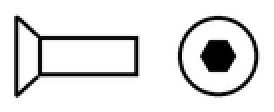
#> input picture images/standards/din_7991.png, 137 x 56 px (shown 2 times larger)
$ python trace_debug.py images/standards/din_7991.png
#> lines starting #> are read from the running program, lines starting #| are printed output that depends on the picture; after the words box and inside, x2 and y2 are one past the last pixel; in counts of white or black regions, pixels touching at a corner belong together
#> in main, img is the input picture: PIL image 137x56 RGB; min 0, max 255, mean 226.6
#| Image: din_7991.png  137×56  mode=RGB
#!/usr/bin/env python3
"""
Standalone reproduction of the contribute-page image trace pipeline.

Applies the same threshold logic as image-trace.js and saves the
thresholded images so you can see exactly what the tracer is working with.

Usage:
    pip install Pillow
    python trace_debug.py <image.png> [threshold ...]

Example — sweep common thresholds:
    python trace_debug.py ferrule.png 41 80 100 128 160 200 245
"""

import sys
from pathlib import Path

try:
    from PIL import Image, ImageDraw
except ImportError:
    sys.exit("Install Pillow first:  pip install Pillow")


def threshold_image(img: Image.Image, threshold: int, white_fill: bool = True) -> Image.Image:
    """
    Mirrors the browser canvas logic in image-trace.js.

    white_fill=True  → transparent pixels treated as white (post-fix behaviour)
    white_fill=False → transparent pixels treated as black (pre-fix behaviour)
    """
    rgba = img.convert("RGBA")
    w, h = rgba.size
    out = Image.new("RGB", (w, h), (255, 255, 255))
    out_px = out.load()
    in_px  = rgba.load()

    black = white = 0
    for y in range(h):
        for x in range(w):
            r, g, b, a = in_px[x, y]

            if white_fill and a < 128:
                # transparent → white (post canvas-fill fix)
                gray = 255
            else:
                # JS formula: 0.299*R + 0.587*G + 0.114*B
                # (alpha is ignored; transparent canvas pixels have R=G=B=0)
                gray = 0.299 * r + 0.587 * g + 0.114 * b

            v = 0 if gray < threshold else 255
            out_px[x, y] = (v, v, v)
            if v == 0:
                black += 1
            else:
                white += 1

    total = w * h
    return out, black, white, total


def pixel_histogram(img: Image.Image, bins: int = 16) -> str:
    """Simple ASCII brightness histogram."""
#> called with bins = 16
    gray = img.convert("L")
    counts = [0] * bins
    for px in gray.getdata():
        counts[min(px * bins // 256, bins - 1)] += 1
#> after the loop, counts = [562, 62, 22, 26, 132, 15, 20, 10, 18, 16, 15, 25, 136, 17, 77, 6519]
    total = sum(counts)
#> total = 7672
    lines = []
    for i, c in enumerate(counts):
        lo = i * 256 // bins
        hi = (i + 1) * 256 // bins - 1
        bar = "█" * int(40 * c / max(counts))
        lines.append(f"  {lo:3d}-{hi:3d}: {bar} {100*c/total:5.1f}%")
#> this loop made 16 passes
#> (c, lo, hi, bar) on passes 1 to 12: (562, 0, 15, '███'), (62, 16, 31, ''), (22, 32, 47, ''), (26, 48, 63, ''), (132, 64, 79, ''), (15, 80, 95, ''), (20, 96, 111, ''), (10, 112, 127, ''), (18, 128, 143, ''), (16, 144, 159, ''), (15, 160, 175, ''), (25, 176, 191, '')
#> after the loop, lines = 16 items, first 6: '    0- 15: ███   7.3%', '   16- 31:    0.8%', '   32- 47:    0.3%', '   48- 63:    0.3%', '   64- 79:    1.7%', '   80- 95:    0.2%'
    return "\n".join(lines)


def main():
    if len(sys.argv) < 2:
        sys.exit(__doc__)

    img_path = Path(sys.argv[1])
    if not img_path.exists():
        sys.exit(f"File not found: {img_path}")

    thresholds = [int(t) for t in sys.argv[2:]] if len(sys.argv) > 2 else [41, 80, 100, 128, 160, 200, 245]

    img = Image.open(img_path)
    print(f"\nImage: {img_path.name}  {img.size[0]}×{img.size[1]}  mode={img.mode}")
    print("\nBrightness histogram of original (L channel):")
    print(pixel_histogram(img))
#> (printed output is left out)

    out_dir = img_path.parent / (img_path.stem + "_debug")
    out_dir.mkdir(exist_ok=True)

    print(f"\nThresholded images → {out_dir}/\n")
    print(f"{'Threshold':>9}  {'Black%':>6}  {'White%':>6}  {'Verdict'}")
    print("-" * 50)

    for t in thresholds:
        thresh_img, black, white, total = threshold_image(img, t, white_fill=True)
        black_pct = 100 * black / total
        white_pct = 100 * white / total

        if black_pct < 1:
            verdict = "⚠ almost nothing traced"
        elif black_pct > 80:
            verdict = "⚠ mostly black — silhouette likely"
        elif black_pct > 50:
            verdict = "⚠ a lot of black — details may merge"
        else:
            verdict = "✓ looks reasonable"

        print(f"{t:>9}  {black_pct:>5.1f}%  {white_pct:>5.1f}%  {verdict}")

        out_path = out_dir / f"thresh_{t:03d}.png"
        thresh_img.save(out_path)
#> this loop made 7 passes
#> (black, white, black_pct, white_pct) on passes 1 to 7: (637, 7035, 8.3, 91.7), (804, 6868, 10.48, 89.52), (822, 6850, 10.71, 89.29), (851, 6821, 11.09, 88.91), (883, 6789, 11.51, 88.49), (1035, 6637, 13.49, 86.51), (1288, 6384, 16.79, 83.21)
#|        41    8.3%   91.7%  ✓ looks reasonable
#|        80   10.5%   89.5%  ✓ looks reasonable
#|       100   10.7%   89.3%  ✓ looks reasonable
#|       128   11.1%   88.9%  ✓ looks reasonable
#|       160   11.5%   88.5%  ✓ looks reasonable
#|       200   13.5%   86.5%  ✓ looks reasonable
#|       245   16.8%   83.2%  ✓ looks reasonable
#> pass 1, in main, `thresh_img, black, white, total = threshold_image(img, t, white_fill=T..`:
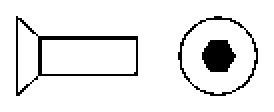
#> thresh_img: PIL image 137x56 RGB (shown 2 times larger); 91.7% white; 3 black regions, box (x1, y1, x2, y2) and area: (8, 8, 69, 48) 275, (101, 20, 118, 36) 208, (89, 8, 129, 48) 154
#> pass 2, in main, `thresh_img, black, white, total = threshold_image(img, t, white_fill=T..`:
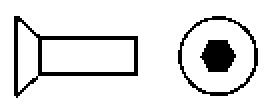
#> thresh_img: PIL image 137x56 RGB (shown 2 times larger); 89.5% white; 3 black regions, box (x1, y1, x2, y2) and area: (7, 8, 69, 49) 388, (100, 20, 118, 36) 214, (89, 8, 129, 48) 202
#> after the loop:
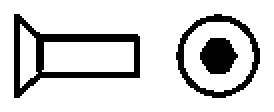
#> thresh_img: PIL image 137x56 RGB (shown 2 times larger); 83.2% white; 3 black regions, box (x1, y1, x2, y2) and area: (7, 7, 70, 49) 661, (88, 7, 130, 49) 373, (100, 19, 119, 37) 254

    print(f"\nOpen the images in {out_dir}/ and find the threshold where")
    print("the outlines are crisp black on white WITHOUT the interior areas filling in.")


if __name__ == "__main__":
    main()

$ run again, on images/standards/iso_7089.png
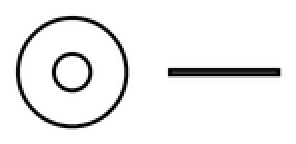
#> input picture images/standards/iso_7089.png, 148 x 72 px (shown 2 times larger)
#> in main, img is the input picture: PIL image 148x72 RGB; min 0, max 255, mean 238.8
#| Image: iso_7089.png  148×72  mode=RGB
#> after the loop in pixel_histogram, `for px in gray.getdata():`: counts = [350, 100, 47, 68, 41, 19, 31, 9, 26, 26, 15, 36, 103, 29, 118, 9638]
#> in pixel_histogram, `total = sum(counts)`: total = 10656
#> the loop in pixel_histogram, `for i, c in enumerate(counts):` made 16 passes
#> (c, lo, hi, bar) on passes 1 to 8: (350, 0, 15, '█'), (100, 16, 31, ''), (47, 32, 47, ''), (68, 48, 63, ''), (41, 64, 79, ''), (19, 80, 95, ''), (31, 96, 111, ''), (9, 112, 127, '')
#> after the loop in pixel_histogram, `for i, c in enumerate(counts):`: lines = 16 items, first 6: '    0- 15: █   3.3%', '   16- 31:    0.9%', '   32- 47:    0.4%', '   48- 63:    0.6%', '   64- 79:    0.4%', '   80- 95:    0.2%'
#> (printed output is left out)
#> the loop in main, `for t in thresholds:` made 7 passes
#> (black, white, black_pct, white_pct) on passes 1 to 7: (470, 10186, 4.41, 95.59), (606, 10050, 5.69, 94.31), (630, 10026, 5.91, 94.09), (666, 9990, 6.25, 93.75), (717, 9939, 6.73, 93.27), (845, 9811, 7.93, 92.07), (1044, 9612, 9.8, 90.2)
#> (printed output is left out)
#> pass 1, in main, `thresh_img, black, white, total = threshold_image(img, t, white_fill=T..`:
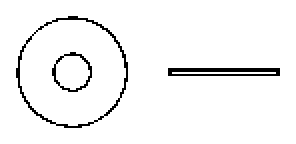
#> thresh_img: PIL image 148x72 RGB (shown 2 times larger); 95.6% white; black in thin lines or dots, all inside (x1, y1, x2, y2) = (8, 8, 140, 64)
#> after the loop in main, `for t in thresholds:`:
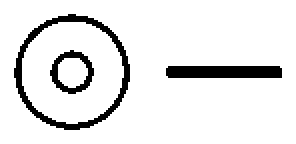
#> thresh_img: PIL image 148x72 RGB (shown 2 times larger); 90.2% white; 3 black regions, box (x1, y1, x2, y2) and area: (7, 7, 65, 65) 524, (83, 33, 141, 39) 345, (25, 25, 47, 47) 175
